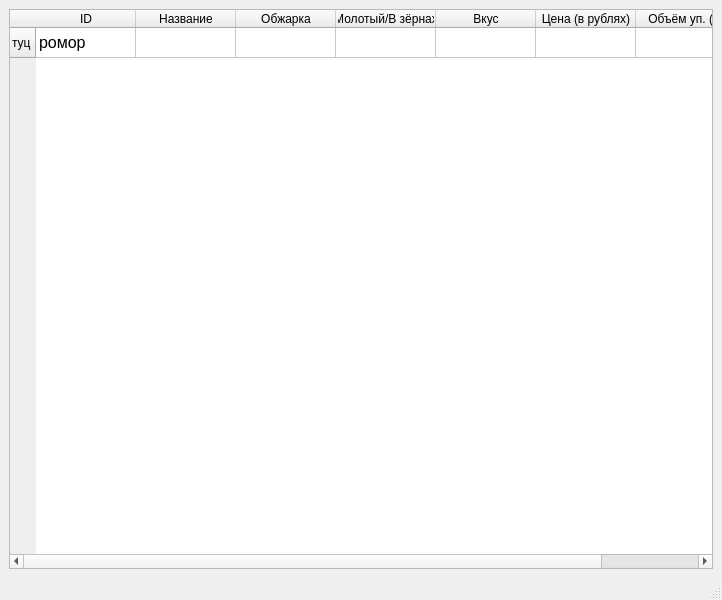
<?xml version="1.0" encoding="UTF-8"?>
<ui version="4.0">
 <class>MainWindow</class>
 <widget class="QMainWindow" name="MainWindow">
  <property name="geometry">
   <rect>
    <x>0</x>
    <y>0</y>
    <width>722</width>
    <height>600</height>
   </rect>
  </property>
  <property name="windowTitle">
   <string>MainWindow</string>
  </property>
  <widget class="QWidget" name="centralwidget">
   <layout class="QVBoxLayout" name="verticalLayout">
    <item>
     <widget class="QTableWidget" name="table">
      <property name="font">
       <font>
        <pointsize>9</pointsize>
       </font>
      </property>
      <property name="styleSheet">
       <string notr="true"/>
      </property>
      <property name="showGrid">
       <bool>true</bool>
      </property>
      <attribute name="horizontalHeaderVisible">
       <bool>true</bool>
      </attribute>
      <attribute name="horizontalHeaderHighlightSections">
       <bool>true</bool>
      </attribute>
      <attribute name="verticalHeaderVisible">
       <bool>true</bool>
      </attribute>
      <row>
       <property name="text">
        <string>туц</string>
       </property>
      </row>
      <column>
       <property name="text">
        <string>ID</string>
       </property>
      </column>
      <column>
       <property name="text">
        <string>Название</string>
       </property>
      </column>
      <column>
       <property name="text">
        <string>Обжарка</string>
       </property>
      </column>
      <column>
       <property name="text">
        <string>Молотый/В зёрнах</string>
       </property>
      </column>
      <column>
       <property name="text">
        <string>Вкус</string>
       </property>
      </column>
      <column>
       <property name="text">
        <string>Цена (в рублях)</string>
       </property>
      </column>
      <column>
       <property name="text">
        <string>Объём уп. (g)</string>
       </property>
      </column>
      <item row="0" column="0">
       <property name="text">
        <string>ромор</string>
       </property>
       <property name="font">
        <font>
         <pointsize>12</pointsize>
        </font>
       </property>
      </item>
     </widget>
    </item>
   </layout>
  </widget>
  <widget class="QMenuBar" name="menubar">
   <property name="geometry">
    <rect>
     <x>0</x>
     <y>0</y>
     <width>722</width>
     <height>21</height>
    </rect>
   </property>
  </widget>
  <widget class="QStatusBar" name="statusbar"/>
 </widget>
 <resources/>
 <connections/>
</ui>
